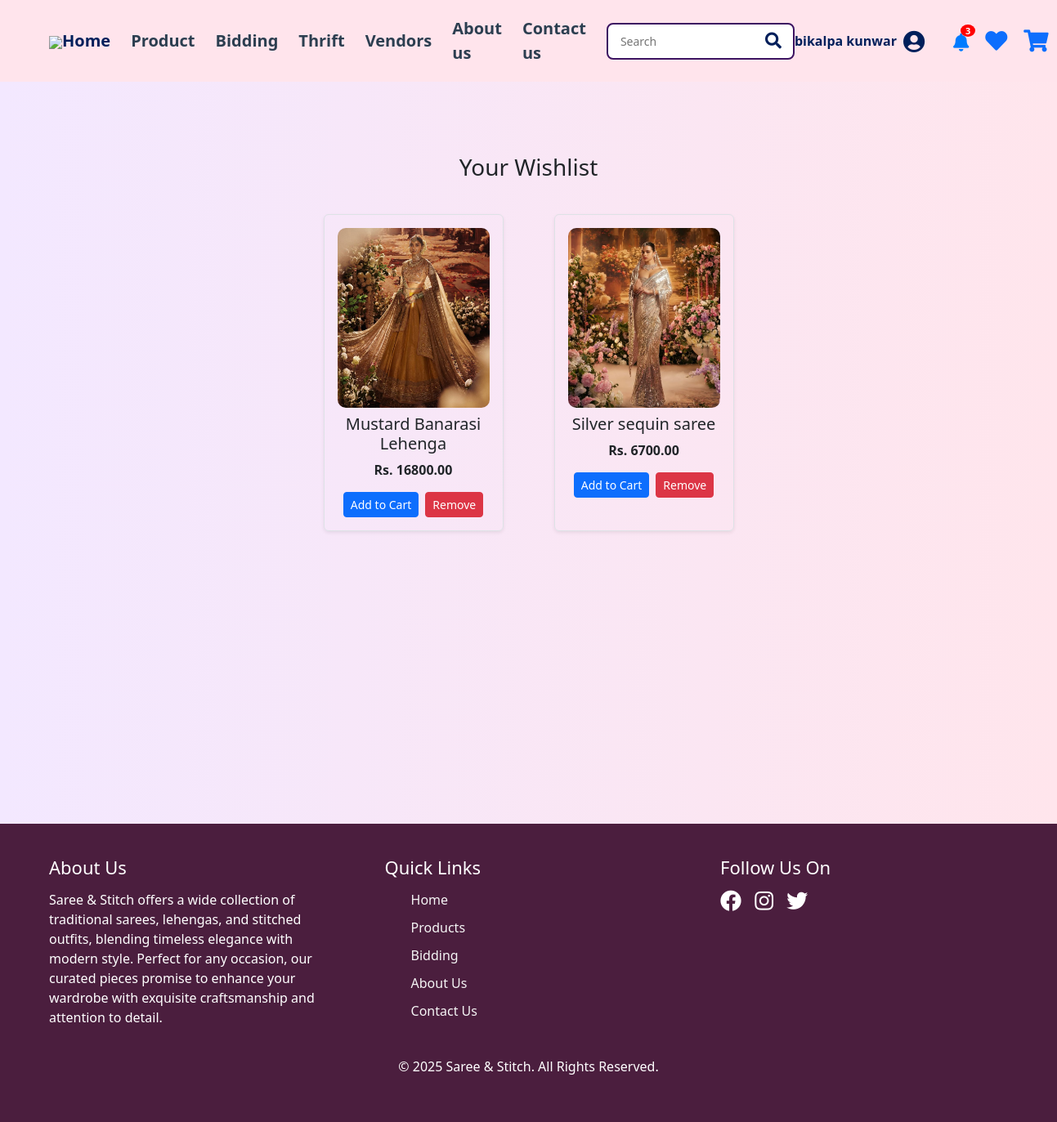
/wishlist/ (signed in), run on the app's committed database.
### MS/models.py (models this page shows, shortened)
class CustomUser(AbstractUser):
    ROLE_CHOICES = [
        ('customer', 'Customer'),
        ('admin', 'Admin'),
        ('vendor', 'Vendor'),
    ]
    SIZE_CHOICES = [
        ('XS', 'Extra Small'),
        ('S', 'Small'),
        ('M', 'Medium'),
        ('L', 'Large'),
        ('XL', 'Extra Large'),
        ('Free', 'Free Size'),
    ]
    role = models.CharField(max_length=10, choices=ROLE_CHOICES, default='customer')
    is_vendor = models.BooleanField(default=False)
    size = models.CharField(max_length=10, choices=SIZE_CHOICES, blank=True, null=True)
    store_name = models.CharField(max_length=255, blank=True, null=True)
    description = models.TextField(blank=True, null=True)
    logo = models.ImageField(upload_to='vendor_logos/', blank=True, null=True)
    groups = models.ManyToManyField(
        'auth.Group',
        related_name='customuser_set',
        blank=True
    )
    user_permissions = models.ManyToManyField(
        'auth.Permission',
        related_name='customuser_permissions',
        blank=True
    )

class WishlistItem(models.Model):
    user = models.ForeignKey(CustomUser, on_delete=models.CASCADE)
    product = models.ForeignKey(Product, on_delete=models.CASCADE)
    added_at = models.DateTimeField(auto_now_add=True)

class Product(models.Model):
    CATEGORY_CHOICES = [
        ('Saree', 'Saree'),
        ('Lehenga', 'Lehenga'),
        ('Kurtha', 'Kurtha'),
        ('Other', 'Other'),
    ]
    product_name = models.CharField(max_length=255)
    description = models.TextField()
    price = models.DecimalField(max_digits=10, decimal_places=2)
    quantity = models.PositiveIntegerField(default=1)
    category = models.CharField(max_length=255, choices=CATEGORY_CHOICES)
    age_groups = models.ManyToManyField('AgeGroup', blank=True)
    sizes = models.ManyToManyField('Size', blank=True)
    user = models.ForeignKey(settings.AUTH_USER_MODEL, on_delete=models.CASCADE)
    image = models.ImageField(upload_to='product_images/', blank=True, null=True)
    created_at = models.DateTimeField(auto_now_add=True)
    updated_at = models.DateTimeField(auto_now=True)

### MS/views.py (the view)
# urls.py: path('wishlist/', views.wishlist_view, name='wishlist'),
@login_required
def wishlist_view(request):
    wishlist_items = WishlistItem.objects.filter(user=request.user)
    return render(request, 'mytemplates/wishlist.html', {'wishlist_items': wishlist_items})

### MS/context_processors.py (called while the page is built)
def notification_context(request):
    if not request.user.is_authenticated:
        return {}
    user = request.user
    alerts = Notification.objects.filter(user=user, is_read=False).order_by('-timestamp')
    unread_count = alerts.count()
    alerts = alerts[:10]  # slice after count
    chat_messages = Chat.objects.filter(
        Q(sender=user) | Q(thrift__user=user)
    ).order_by('-timestamp')[:10]
    return {
        'alerts': alerts,
        'unread_count': unread_count,
        'chat_messages': chat_messages,
    }

### MS/templates/mytemplates/wishlist.html (shortened to what this page needs)
{% extends 'mytemplates/index.html' %}
{% load static %}
{% block content %}
<link rel="stylesheet" href="{% static 'css/wishlist.css' %}">
<div class="wishlist-container container mt-5">
  <h2 class="text-center mb-4">Your Wishlist</h2>
  {% if wishlist_items %}
  <div class="wishlist-grid row justify-content-center">
    {% for item in wishlist_items %}
    <div class="wishlist-card col-md-3 m-3 p-3 border rounded shadow-sm text-center">
      <img src="{{ item.product.image.url }}" alt="{{ item.product.product_name }}" class="img-fluid mb-2">
      <h5>{{ item.product.product_name }}</h5>
      <p><strong>Rs. {{ item.product.price }}</strong></p>
      <div class="d-flex justify-content-center gap-2 mt-2">
        <form method="POST" action="{% url 'add_to_cart' item.product.id %}">
          <button class="btn btn-sm btn-primary">Add to Cart</button>
        </form>
        <form method="POST" action="{% url 'remove_wishlist_item' item.id %}">
          <button class="btn btn-sm btn-danger">Remove</button>
        </form>
      </div>
    </div>
    {% endfor %}
  </div>
  {% else %}
  <div class="alert alert-info text-center">Your wishlist is empty.</div>
  {% endif %}
</div>
{% endblock %}

### MS/templates/mytemplates/nav.html (shortened to what this page needs)
{% load static %}
{% load humanize %}
{% block content %}
<link rel="stylesheet" type="text/css" href="{% static 'css/nav.css' %}">
<header>
  <div class="logo">
    <img src="{% static 'images/finallogo.png' %}" class="logo-img">
  </div>
    <nav>
    <a href="{% url 'home' %}" class="active">Home</a>
    <a href="{% url 'product' %}">Product</a>
    <a href="{% url 'bidding_list' %}">Bidding</a>
    <a href="{% url 'thrift' %}">Thrift</a>
    <a href="{% url 'all_vendors' %}">Vendors</a>
    <a href="{% url 'aboutus' %}">About us</a>
    <a href="{% url 'contact' %}">Contact us</a>
    <form method="GET" action="{% url 'search_products' %}" style="position: relative; display: inline-block;">
  <input type="text" name="q" placeholder="Search" style="
    padding: 10px 40px 10px 15px;
    border-radius: 8px;
    border: 2px solid #3c1361;
    outline: none;
    font-size: 14px;
    width: 230px;
  ">
  <button type="submit" style="
    position: absolute;
    top: 50%;
    right: 10px;
    transform: translateY(-50%);
    background: none;
    border: none;
    cursor: pointer;
    color: #3c1361;
    font-size: 18px;
  ">
    <i class="fas fa-search"></i>
  </button>
</form>
  </nav>
  <div class="icons">
  {% if user.is_authenticated %}
    <div class="user-dropdown" onclick="toggleDropdown()">
      <span class="user-name">{{ user.get_full_name }}</span>
      <i class="fas fa-user-circle"></i>
    </div>
    <div class="notification-dropdown">
      <a href="#" onclick="toggleNotifBox(event)">
        <i class="fas fa-bell"></i>
        {% if unread_count > 0 %}
          <span class="notif-count">{{ unread_count }}</span>
        {% endif %}
      </a>
    </div>
  {% else %}
    <a href="{% url 'login' %}"><i class="fas fa-user-circle"></i></a>
  {% endif %}
  <a href="{% url 'wishlist' %}"><i class="fas fa-heart"></i></a>
  <a href="{% url 'cart' %}"><i class="fas fa-shopping-cart"></i></a>
</div>
</header>
{% endblock %}

### static/css/nav.css (style rules this page uses)
header { background-color: #ffe4ec; display: flex; align-items: center; justify-content: space-between; padding: 20px 60px; }
.logo-img { width: 80px; object-fit: contain; }
nav { display: flex; align-items: center; gap: 25px; font-weight: bold; }
nav a { text-decoration: none; color: #2c3e50; font-size: 20px; transition: color 0.3s ease; }
nav a:hover, nav a.active { color: #001f5b; }
nav input { padding: 8px; border: 1px solid #001f5b; border-radius: 5px; font-size: 15px; width: 200px; background-color: #fff; color: #001f5b; }
nav i { font-size: 20px; color: #001f5b; }
.icons { display: flex; align-items: center; gap: 20px; font-size: 27px; color: #001f5b; }
.icons i { cursor: pointer; }
.user-dropdown { position: relative; display: flex; align-items: center; gap: 8px; cursor: pointer; }
.user-name { font-weight: bold; font-size: 16px; color: #001f5b; white-space: nowrap; }
.notification-dropdown { position: relative; display: inline-block; margin-left: 15px; }
.notification-dropdown a { position: relative; font-size: 18px; color: #007bff; }
.notif-count { position: absolute; top: -6px; right: -8px; background: red; color: white; font-size: 11px; font-weight: bold; padding: 2px 6px; border-radius: 50%; line-height: 1; }
.notification-dropdown { position: relative; }
.notification-dropdown > a { color: #007bff; position: relative; font-size: 22px; text-decoration: none; }

### static/css/wishlist.css (style rules this page uses)
.wishlist-container { padding: 40px; width: 90%; margin: auto; }
h2 { text-align: center; font-size: 28px; margin-bottom: 30px; }
.wishlist-grid { display: flex; flex-wrap: wrap; gap: 30px; justify-content: center; }
.wishlist-card { width: 220px; padding: 15px; border-radius: 12px; box-shadow: 0 4px 16px rgba(0,0,0,0.1); text-align: center; }
.wishlist-card img { width: 100%; height: 220px; object-fit: cover; border-radius: 10px; }
.wishlist-card p { margin-bottom: 15px; font-weight: bold; }

### MS/templates/mytemplates/index.html (style rules this page uses)
body { background: linear-gradient(to right, #f3e8ff, #ffe5ec); }

### data on the page
CustomUser: get_full_name "bikalpa kunwar"
WishlistItem: product.image (picture), product.product_name "Mustard Banarasi Lehenga", product.price "16800.00"
WishlistItem: product.image (picture), product.product_name "Silver sequin saree", product.price "6700.00"

### other printed values
{{ unread_count }} "3"
